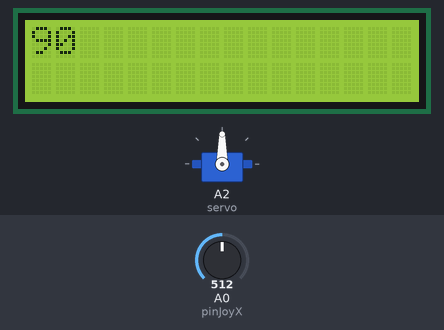
The sketch below on a simulated Arduino Uno, built with avr-gcc and run on an emulated ATmega328P. Parts: 16×2 character LCD, servo. The inputs (shaded band) are chosen by the test bench; at power-on: A0 (pinJoyX) = 512. What the sketch prints to the serial monitor is not drawn.

Above: at 1.2 s.
1.3 s: A0 (pinJoyX) set to 716
At 2.5 s:
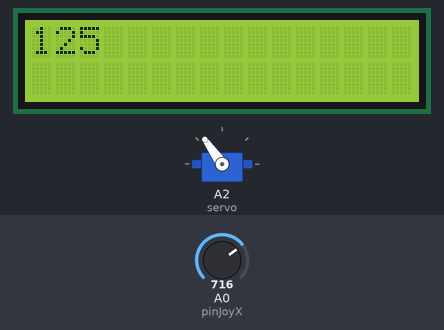
2.8 s: A0 (pinJoyX) set to 900
At 3.5 s:
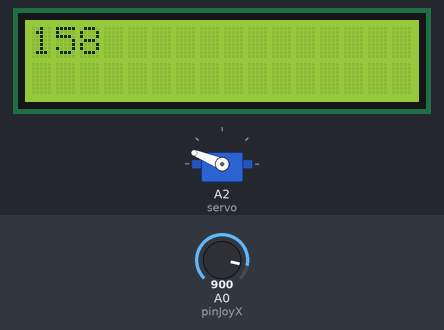
4.3 s: A0 (pinJoyX) set to 1023
At 5.0 s:
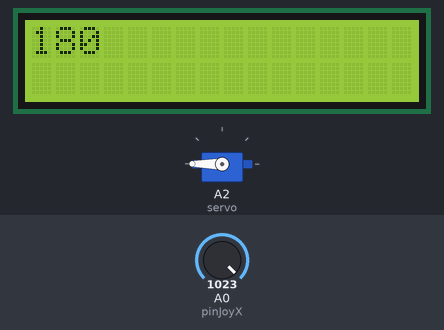
5.8 s: A0 (pinJoyX) set to 306
At 7.0 s:
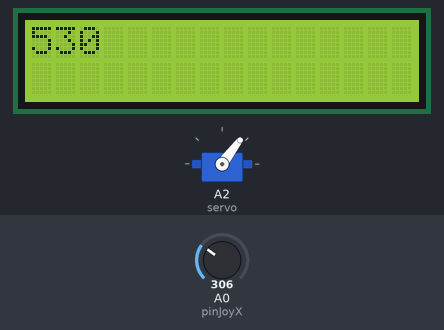
7.3 s: A0 (pinJoyX) set to 122
At 8.4 s:
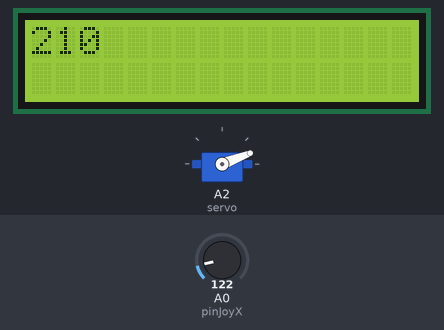
8.8 s: A0 (pinJoyX) set to 0
At 9.1 s:
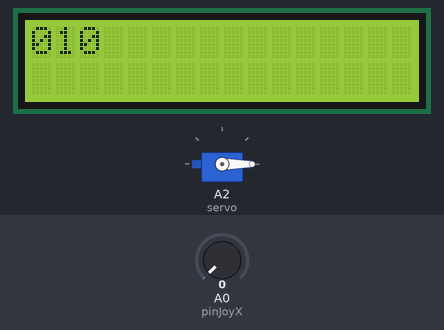
Timing chart, 0 to 11.3 s (numbered marks = the images above; inputs shaded):
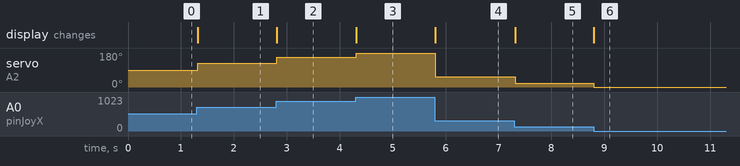

The sketch:

servo_lcd_joystick.ino
```cpp
#include <LiquidCrystal.h>
#include<Servo.h>
Servo servo;
// Eje x joystck
const int pinJoyX = A0;
// LCD
const int RS = 11, EN = 12, D4 = 2, D5 = 3, D6 = 4, D7 = 5;
LiquidCrystal lcd(RS, EN, D4, D5, D6, D7);
// variable para angulo
int AnguloServo;
int Xvalue;

void setup() {
  Serial.begin(9600);
  lcd.begin(16, 2); // set up number of columns and rows
  servo.attach(A2);
}

void loop() {
  Xvalue = analogRead(pinJoyX);
  AnguloServo = map(Xvalue, 0, 1023, 0, 180);
  // valor proporcional a la escala del servomotor (valor entre 0 y 180)
  servo.write(AnguloServo);
  lcd.setCursor(0,0);
  lcd.print(AnguloServo);
  Serial.println(AnguloServo);
  delay(15);
}
```

Measured:
- after the input at 1.3 s, servo on A2 (servo): 90° → 125° at once; the display: changes at once (image 1)
- after the input at 2.8 s, servo on A2 (servo): 125° → 158° at once; the display: changes at once (image 2)
- after the input at 4.3 s, servo on A2 (servo): 158° → 180° at once; the display: changes at once (image 3)
- after the input at 5.8 s, servo on A2 (servo): 180° → 53° at once; the display: changes at once (image 4)
- after the input at 7.3 s, servo on A2 (servo): 53° → 21° at once; the display: changes at once (image 5)
- after the input at 8.8 s, servo on A2 (servo): 21° → 0° at once; the display: changes at once (image 6)
